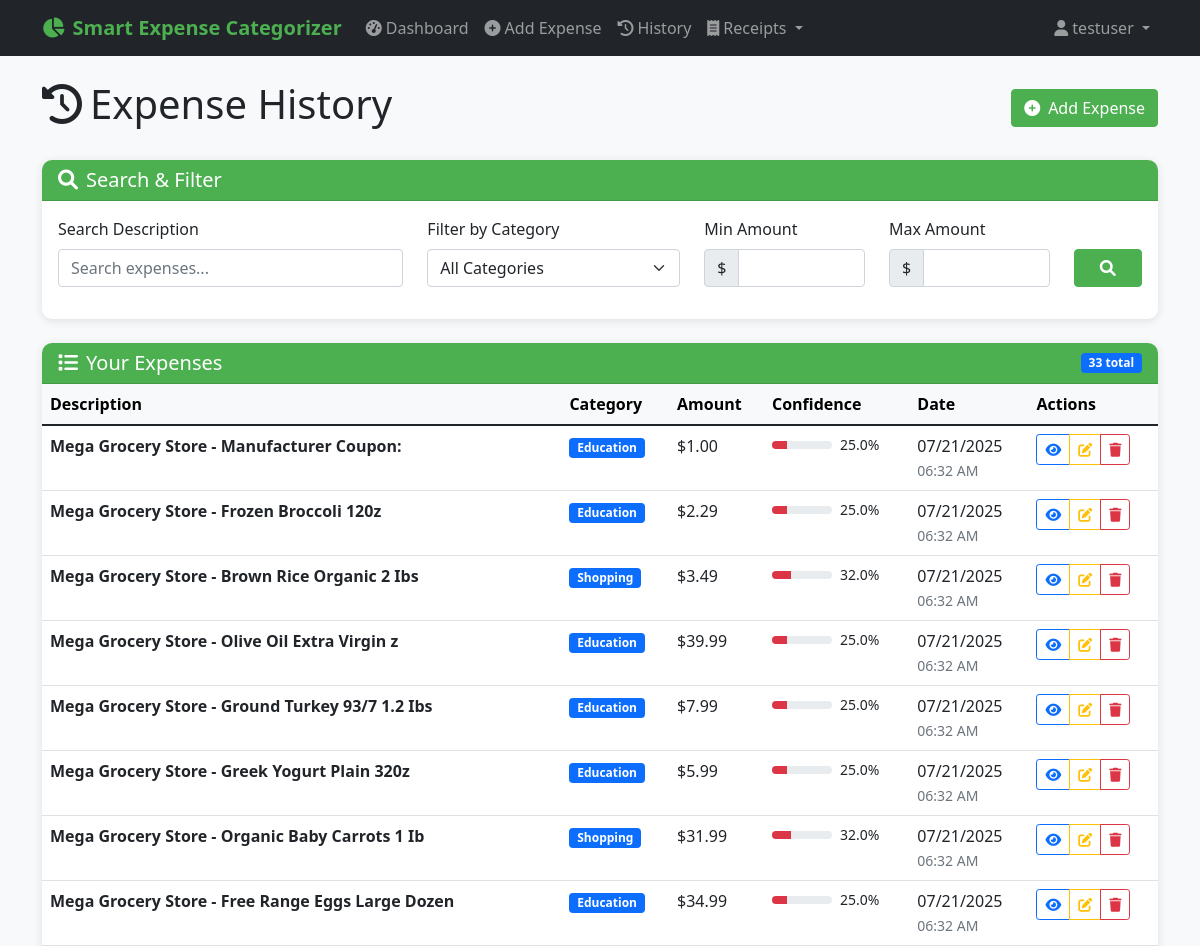
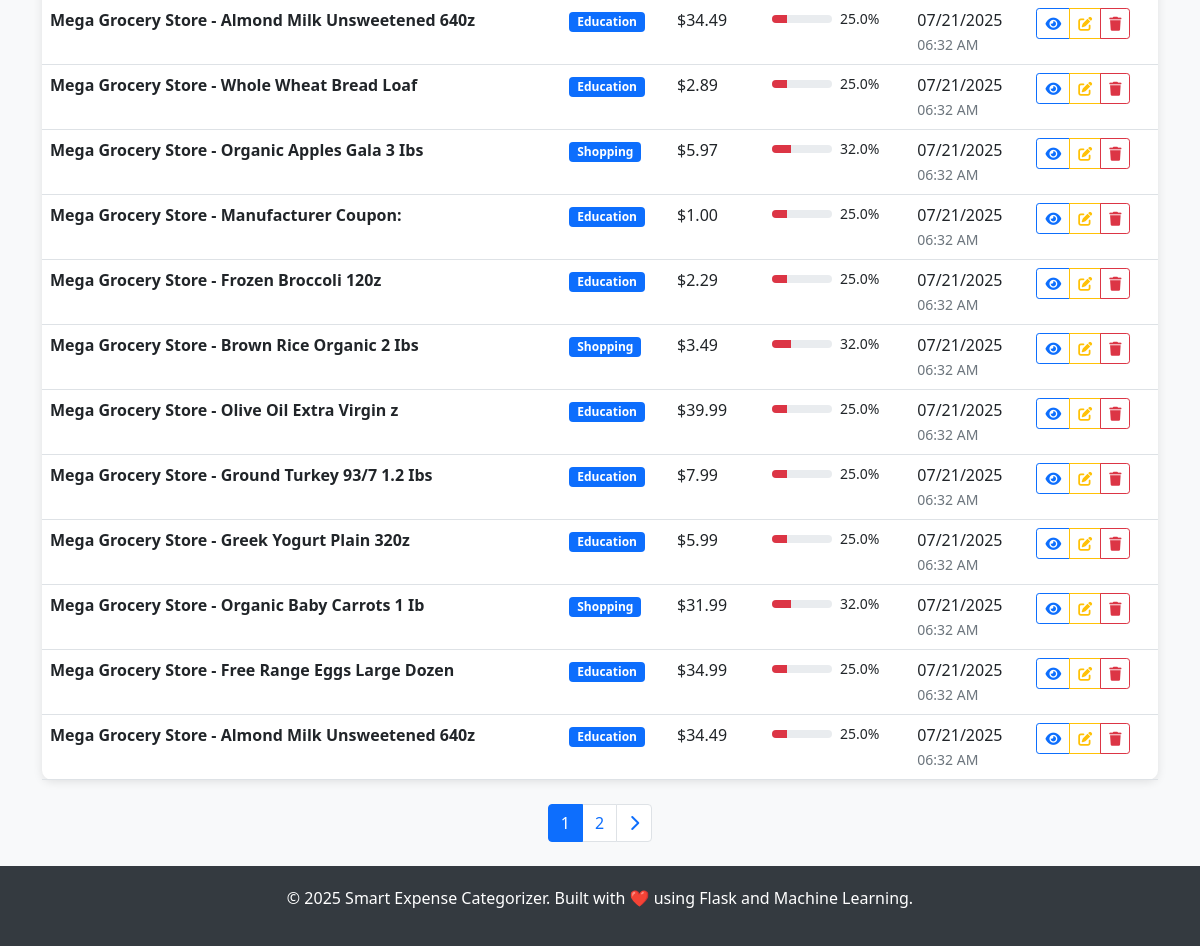
/expenses (signed in), run on the app's committed database (2 pictures, top to bottom).
### PYTHON/models.py (models this page shows, shortened)
class User(UserMixin, db.Model):
    __tablename__ = 'users'
    id = db.Column(db.String(36), primary_key=True, default=lambda: str(uuid.uuid4()))
    username = db.Column(db.String(80), unique=True, nullable=False, index=True)
    email = db.Column(db.String(120), unique=True, nullable=False, index=True)
    password_hash = db.Column(db.String(255), nullable=False)
    created_at = db.Column(db.DateTime, default=datetime.utcnow)
    is_active = db.Column(db.Boolean, default=True)
    expenses = db.relationship('Expense', backref='user', lazy='dynamic', cascade='all, delete-orphan')

class Expense(db.Model):
    __tablename__ = 'expenses'
    id = db.Column(db.String(36), primary_key=True, default=lambda: str(uuid.uuid4()))
    user_id = db.Column(db.String(36), db.ForeignKey('users.id'), nullable=False, index=True)
    description = db.Column(db.Text, nullable=False)
    amount = db.Column(db.Numeric(10, 2), nullable=True)
    predicted_category = db.Column(db.String(100), nullable=False, index=True)
    confidence_score = db.Column(db.Float, nullable=False)
    model_predictions = db.Column(db.JSON)  # Store individual model predictions
    created_at = db.Column(db.DateTime, default=datetime.utcnow, index=True)
    updated_at = db.Column(db.DateTime, default=datetime.utcnow, onupdate=datetime.utcnow)
    user_feedback = db.Column(db.String(100), nullable=True)  # User can correct the category
    is_correct = db.Column(db.Boolean, nullable=True)  # User can mark if prediction was correct
    source = db.Column(db.String(50), nullable=True, default='manual')  # 'manual', 'receipt_upload', 'api'
    expense_metadata = db.Column(db.JSON, nullable=True)  # Store receipt data, OCR confidence, etc.
    date = db.Column(db.DateTime, nullable=True)  # Expense date (can be different from created_at)

### PYTHON/routes.py (the view, shortened to what this page needs)
@main_bp.route('/expenses')
@login_required
def expenses():
    form = ExpenseSearchForm()
    query = Expense.query.filter_by(user_id=current_user.id)
    if request.args.get('search_query'):
        search_query = request.args.get('search_query')
        query = query.filter(Expense.description.contains(search_query))
        form.search_query.data = search_query
    if request.args.get('category_filter'):
        category_filter = request.args.get('category_filter')
        query = query.filter(Expense.predicted_category == category_filter)
        form.category_filter.data = category_filter
    categories = db.session.query(Expense.predicted_category.distinct())\
        .filter_by(user_id=current_user.id).all()
    form.category_filter.choices = [('', 'All Categories')] + \
        [(cat[0], cat[0]) for cat in categories]
    page = request.args.get('page', 1, type=int)
    expenses_paginated = query.order_by(Expense.created_at.desc())\
        .paginate(page=page, per_page=current_app.config['EXPENSES_PER_PAGE'],
                 error_out=False)
    return render_template('expenses.html',
                         expenses=expenses_paginated,
                         form=form)

### PYTHON/forms.py
class ExpenseSearchForm(FlaskForm):
    search_query = StringField('Search Description', validators=[
        Optional(),
        Length(max=200, message='Search query must be less than 200 characters')
    ], render_kw={
        'placeholder': 'Search expenses...'
    })
    category_filter = SelectField('Filter by Category', validators=[
        Optional()
    ], choices=[('', 'All Categories')])  # Will be populated dynamically
    amount_min = DecimalField('Min Amount', validators=[
        Optional(),
        NumberRange(min=0, message='Amount must be positive')
    ], places=2)
    amount_max = DecimalField('Max Amount', validators=[
        Optional(),
        NumberRange(min=0, message='Amount must be positive')
    ], places=2)

### PYTHON/app.py (called while the page is built)
def init_extensions(app):
    db.init_app(app)
    login_manager = LoginManager()
    login_manager.init_app(app)
    login_manager.login_view = 'auth.login'
    login_manager.login_message = 'Please log in to access this page.'
    login_manager.login_message_category = 'info'
    login_manager.session_protection = 'strong'
    csrf = CSRFProtect()
    csrf.init_app(app)
    @login_manager.user_loader
    def load_user(user_id):
        try:
            return User.query.get(user_id)
        except Exception:
            return None

def add_security_headers(app):
    @app.after_request
    def set_security_headers(response):
        if hasattr(app.config, 'SECURITY_HEADERS'):
            for header, value in app.config['SECURITY_HEADERS'].items():
                response.headers[header] = value
        response.headers['X-Content-Type-Options'] = 'nosniff'
        response.headers['X-Frame-Options'] = 'DENY'
        response.headers['X-XSS-Protection'] = '1; mode=block'
        return response

def register_context_processors(app):
    @app.context_processor
    def inject_now():
        return {'now': datetime.now()}

### PYTHON/templates/expenses.html (shortened to what this page needs)
{% extends "base.html" %}
{% block content %}
<div class="d-flex justify-content-between align-items-center mb-4">
    <h1>
        <i class="fas fa-history me-2"></i>Expense History
    </h1>
    <a href="{{ url_for('main.predict') }}" class="btn btn-primary">
        <i class="fas fa-plus-circle me-2"></i>Add Expense
    </a>
</div>
<div class="card mb-4">
    <div class="card-header">
        <h5 class="mb-0">
            <i class="fas fa-search me-2"></i>Search & Filter
        </h5>
    </div>
    <div class="card-body">
        <form method="GET">
            <div class="row">
                <div class="col-md-4 mb-3">
                    {{ form.search_query.label(class="form-label") }}
                    {{ form.search_query(class="form-control") }}
                </div>
                <div class="col-md-3 mb-3">
                    {{ form.category_filter.label(class="form-label") }}
                    {{ form.category_filter(class="form-select") }}
                </div>
                <div class="col-md-2 mb-3">
                    {{ form.amount_min.label(class="form-label") }}
                    <div class="input-group">
                        <span class="input-group-text">$</span>
                        {{ form.amount_min(class="form-control") }}
                    </div>
                </div>
                <div class="col-md-2 mb-3">
                    {{ form.amount_max.label(class="form-label") }}
                    <div class="input-group">
                        <span class="input-group-text">$</span>
                        {{ form.amount_max(class="form-control") }}
                    </div>
                </div>
                <div class="col-md-1 mb-3 d-flex align-items-end">
                    <button type="submit" class="btn btn-primary w-100">
                        <i class="fas fa-search"></i>
                    </button>
                </div>
            </div>
        </form>
    </div>
</div>
{% if expenses.items %}
    <div class="card">
        <div class="card-header d-flex justify-content-between align-items-center">
            <h5 class="mb-0">
                <i class="fas fa-list me-2"></i>Your Expenses
            </h5>
            <span class="badge bg-primary">{{ expenses.total }} total</span>
        </div>
        <div class="card-body p-0">
            <div class="table-responsive">
                <table class="table table-hover mb-0">
                    <thead class="table-light">
                        <tr>
                            <th>Description</th>
                            <th>Category</th>
                            <th>Amount</th>
                            <th>Confidence</th>
                            <th>Date</th>
                            <th>Actions</th>
                        </tr>
                    </thead>
                    <tbody>
                        {% for expense in expenses.items %}
                            <tr class="expense-item">
                                <td>
                                    <div class="fw-bold">{{ expense.description[:60] }}{% if expense.description|length > 60 %}...{% endif %}</div>
                                </td>
                                <td>
                                    <span class="badge bg-primary">{{ expense.predicted_category }}</span>
                                </td>
                                <td>
                                    {% if expense.amount %}
                                        ${{ "%.2f"|format(expense.amount) }}
                                    {% else %}
                                        <span class="text-muted">-</span>
                                    {% endif %}
                                </td>
                                <td>
                                    <div class="d-flex align-items-center">
                                        <div class="progress me-2" style="width: 60px; height: 8px;">
                                            <div class="progress-bar
                                                {% if expense.confidence_score >= 0.8 %}bg-success
                                                {% elif expense.confidence_score >= 0.6 %}bg-warning
                                                {% else %}bg-danger{% endif %}"
                                                style="width: {{ (expense.confidence_score * 100)|round }}%">
                                            </div>
                                        </div>
                                        <small>{{ (expense.confidence_score * 100)|round }}%</small>
                                    </div>
                                </td>
                                <td>
                                    <div>{{ expense.created_at.strftime('%m/%d/%Y') }}</div>
                                    <small class="text-muted">{{ expense.created_at.strftime('%I:%M %p') }}</small>
                                </td>
                                <td>
                                    <div class="btn-group" role="group">
                                        <a href="{{ url_for('main.expense_detail', expense_id=expense.id) }}"
                                           class="btn btn-sm btn-outline-primary" title="View Details">
                                            <i class="fas fa-eye"></i>
                                        </a>
                                        <a href="{{ url_for('main.edit_expense', expense_id=expense.id) }}"
                                           class="btn btn-sm btn-outline-warning" title="Edit">
                                            <i class="fas fa-edit"></i>
                                        </a>
                                        <button type="button" class="btn btn-sm btn-outline-danger"
                                                title="Delete" onclick="showDeleteModal({{ expense.id }}, '{{ expense.description|e }}')">
                                            <i class="fas fa-trash"></i>
                                        </button>
                                    </div>
                                </td>
                            </tr>
                        {% endfor %}
                    </tbody>
                </table>
            </div>
        </div>
    </div>
    {% if expenses.pages > 1 %}
        <nav aria-label="Expense pagination" class="mt-4">
            <ul class="pagination justify-content-center">
                {% for page_num in expenses.iter_pages() %}
                    {% if page_num %}
                        {% if page_num != expenses.page %}
                            <li class="page-item">
                                <a class="page-link" href="{{ url_for('main.expenses', page=page_num, **request.args) }}">
                                    {{ page_num }}
                                </a>
                            </li>
                        {% else %}
                            <li class="page-item active">
                                <span class="page-link">{{ page_num }}</span>
                            </li>
                        {% endif %}
                    {% else %}
                        <li class="page-item disabled">
                            <span class="page-link">...</span>
                        </li>
                    {% endif %}
                {% endfor %}
                {% if expenses.has_next %}
                    <li class="page-item">
                        <a class="page-link" href="{{ url_for('main.expenses', page=expenses.next_num, **request.args) }}">
                            <i class="fas fa-chevron-right"></i>
                        </a>
                    </li>
                {% endif %}
            </ul>
        </nav>
    {% endif %}
{% endif %}
{% endblock %}

### PYTHON/templates/base.html (shortened to what this page needs)
<!DOCTYPE html>
<html lang="en">
<head>
    <link href="https://cdn.jsdelivr.net/npm/bootstrap@5.1.3/dist/css/bootstrap.min.css" rel="stylesheet">
    <link href="https://cdnjs.cloudflare.com/ajax/libs/font-awesome/6.0.0/css/all.min.css" rel="stylesheet">
</head>
<body>
    <nav class="navbar navbar-expand-lg navbar-dark bg-dark">
        <div class="container">
            <a class="navbar-brand" href="{{ url_for('main.index') }}">
                <i class="fas fa-chart-pie me-2"></i>Smart Expense Categorizer
            </a>
            <div class="collapse navbar-collapse" id="navbarNav">
                <ul class="navbar-nav me-auto">
                    {% if current_user.is_authenticated %}
                        <li class="nav-item">
                            <a class="nav-link" href="{{ url_for('main.dashboard') }}">
                                <i class="fas fa-tachometer-alt me-1"></i>Dashboard
                            </a>
                        </li>
                        <li class="nav-item">
                            <a class="nav-link" href="{{ url_for('main.predict') }}">
                                <i class="fas fa-plus-circle me-1"></i>Add Expense
                            </a>
                        </li>
                        <li class="nav-item">
                            <a class="nav-link" href="{{ url_for('main.expenses') }}">
                                <i class="fas fa-history me-1"></i>History
                            </a>
                        </li>
                        <li class="nav-item dropdown">
                            <a class="nav-link dropdown-toggle" href="#" id="receiptDropdown" role="button" data-bs-toggle="dropdown">
                                <i class="fas fa-receipt me-1"></i>Receipts
                            </a>
                        </li>
                    {% endif %}
                </ul>
                <ul class="navbar-nav">
                    {% if current_user.is_authenticated %}
                        <li class="nav-item dropdown">
                            <a class="nav-link dropdown-toggle" href="#" id="navbarDropdown" role="button" data-bs-toggle="dropdown">
                                <i class="fas fa-user me-1"></i>{{ current_user.username }}
                            </a>
                        </li>
                    {% endif %}
                </ul>
            </div>
        </div>
    </nav>
    <main class="container my-4">
        {% block content %}{% endblock %}
    </main>
    <footer class="footer mt-auto">
        <div class="container text-center">
            <p>&copy; {{ now.year }} Smart Expense Categorizer. Built with ❤️ using Flask and Machine Learning.</p>
        </div>
    </footer>
</body>
</html>

### PYTHON/templates/base.html (style rules this page uses)
:root { --primary-color: #4CAF50; --secondary-color: #45a049; --accent-color: #2196F3; --danger-color: #f44336; --warning-color: #ff9800; --success-color: #4CAF50; --info-color: #2196F3; }
body { background-color: #f8f9fa; font-family: 'Segoe UI', Tahoma, Geneva, Verdana, sans-serif; }
.navbar-brand { font-weight: bold; color: var(--primary-color) !important; }
.btn-primary { background-color: var(--primary-color); border-color: var(--primary-color); }
.card { box-shadow: 0 2px 10px rgba(0,0,0,0.1); border: none; border-radius: 10px; }
.card-header { background-color: var(--primary-color); color: white; border-radius: 10px 10px 0 0 !important; }
.footer { background-color: #343a40; color: white; padding: 20px 0; margin-top: 50px; }
.expense-item { transition: transform 0.2s; }

### data on the page
User: username "testuser"
Expense: description "Mega Grocery Store - Manufacturer Coupon:", predicted_category "Education", amount "1.00", (expense.confidence_score*100)|round "25.0", created_at "07/21/2025", created_at "06:32 AM"
Expense: description "Mega Grocery Store - Frozen Broccoli 120z", predicted_category "Education", amount "2.29", (expense.confidence_score*100)|round "25.0", created_at "07/21/2025", created_at "06:32 AM"
Expense: description "Mega Grocery Store - Brown Rice Organic 2 Ibs", predicted_category "Shopping", amount "3.49", (expense.confidence_score*100)|round "32.0", created_at "07/21/2025", created_at "06:32 AM"
Expense: description "Mega Grocery Store - Olive Oil Extra Virgin z", predicted_category "Education", amount "39.99", (expense.confidence_score*100)|round "25.0", created_at "07/21/2025", created_at "06:32 AM"
Expense: description "Mega Grocery Store - Ground Turkey 93/7 1.2 Ibs", predicted_category "Education", amount "7.99", (expense.confidence_score*100)|round "25.0", created_at "07/21/2025", created_at "06:32 AM"
Expense: description "Mega Grocery Store - Greek Yogurt Plain 320z", predicted_category "Education", amount "5.99", (expense.confidence_score*100)|round "25.0", created_at "07/21/2025", created_at "06:32 AM"
Expense: description "Mega Grocery Store - Organic Baby Carrots 1 Ib", predicted_category "Shopping", amount "31.99", (expense.confidence_score*100)|round "32.0", created_at "07/21/2025", created_at "06:32 AM"
Expense: description "Mega Grocery Store - Free Range Eggs Large Dozen", predicted_category "Education", amount "34.99", (expense.confidence_score*100)|round "25.0", created_at "07/21/2025", created_at "06:32 AM"
Expense: description "Mega Grocery Store - Almond Milk Unsweetened 640z", predicted_category "Education", amount "34.49", (expense.confidence_score*100)|round "25.0", created_at "07/21/2025", created_at "06:32 AM"
Expense: description "Mega Grocery Store - Whole Wheat Bread Loaf", predicted_category "Education", amount "2.89", (expense.confidence_score*100)|round "25.0", created_at "07/21/2025", created_at "06:32 AM"
Expense: description "Mega Grocery Store - Organic Apples Gala 3 Ibs", predicted_category "Shopping", amount "5.97", (expense.confidence_score*100)|round "32.0", created_at "07/21/2025", created_at "06:32 AM"
Expense: description "Mega Grocery Store - Manufacturer Coupon:", predicted_category "Education", amount "1.00", (expense.confidence_score*100)|round "25.0", created_at "07/21/2025", created_at "06:32 AM"
Expense: description "Mega Grocery Store - Frozen Broccoli 120z", predicted_category "Education", amount "2.29", (expense.confidence_score*100)|round "25.0", created_at "07/21/2025", created_at "06:32 AM"
Expense: description "Mega Grocery Store - Brown Rice Organic 2 Ibs", predicted_category "Shopping", amount "3.49", (expense.confidence_score*100)|round "32.0", created_at "07/21/2025", created_at "06:32 AM"
Expense: description "Mega Grocery Store - Olive Oil Extra Virgin z", predicted_category "Education", amount "39.99", (expense.confidence_score*100)|round "25.0", created_at "07/21/2025", created_at "06:32 AM"
Expense: description "Mega Grocery Store - Ground Turkey 93/7 1.2 Ibs", predicted_category "Education", amount "7.99", (expense.confidence_score*100)|round "25.0", created_at "07/21/2025", created_at "06:32 AM"
Expense: description "Mega Grocery Store - Greek Yogurt Plain 320z", predicted_category "Education", amount "5.99", (expense.confidence_score*100)|round "25.0", created_at "07/21/2025", created_at "06:32 AM"
Expense: description "Mega Grocery Store - Organic Baby Carrots 1 Ib", predicted_category "Shopping", amount "31.99", (expense.confidence_score*100)|round "32.0", created_at "07/21/2025", created_at "06:32 AM"
Expense: description "Mega Grocery Store - Free Range Eggs Large Dozen", predicted_category "Education", amount "34.99", (expense.confidence_score*100)|round "25.0", created_at "07/21/2025", created_at "06:32 AM"
Expense: description "Mega Grocery Store - Almond Milk Unsweetened 640z", predicted_category "Education", amount "34.49", (expense.confidence_score*100)|round "25.0", created_at "07/21/2025", created_at "06:32 AM"

### other printed values
{{ expenses.total }} "33"
{{ page_num }} "1"
{{ page_num }} "2"
